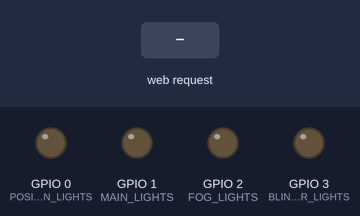
Simulated run of this sketch. Board: ESP8266 (NodeMCU). Parts: output pins drawn as LEDs (lit = HIGH). The test bench sets the inputs (shaded band). Storage starts empty.

Above: at 1.3 s.
1.4 s: HTTP request GET /on?id=1 received
At 2.5 s:
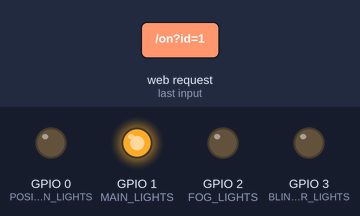
2.9 s: HTTP request GET /on?id=0 received
At 3.6 s:
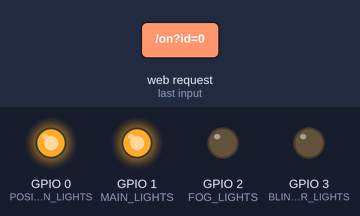
4.4 s: HTTP request GET /off?id=1 received
At 4.7 s:
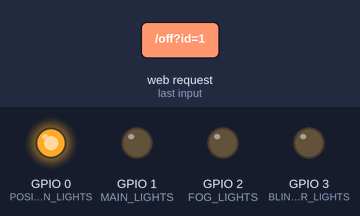
5.9 s: HTTP request GET /off?id=0 received
At 7.1 s:
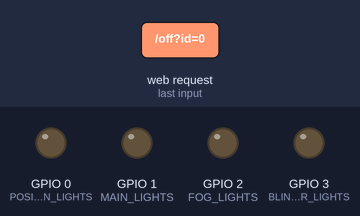
Timing chart, 0 to 8.4 s (numbered marks = the images above; inputs shaded):
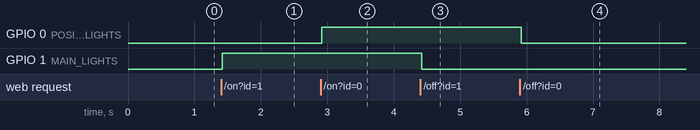

Measured:
- after the input at 1.4 s, GPIO 1 (MAIN_LIGHTS): LOW → HIGH at once
- after the input at 2.9 s, GPIO 0 (POSITION_LIGHTS): LOW → HIGH at once
- after the input at 4.4 s, GPIO 1 (MAIN_LIGHTS): HIGH → LOW at once
- after the input at 5.9 s, GPIO 0 (POSITION_LIGHTS): HIGH → LOW at once

The sketch:

esp01_gordini.ino
```cpp
#include <ESP8266WiFi.h>
#include "ESPAsyncTCP.h"
#include "ESPAsyncWebServer.h"
#include <FS.h>

#define DEBUG false

//GPIO output
#define POSITION_LIGHTS 0
#define MAIN_LIGHTS 1
#define FOG_LIGHTS 2
#define BLINKER_LIGHTS 3

IPAddress ip(192,168,0,1);
IPAddress gw(192,168,0,1);
IPAddress subnet(255,255,255,0);

AsyncWebServer server(80);

unsigned long latestTime = 0;
boolean blinkerActive = false;
int blinkerState = LOW;

void log(String log) {
  if (DEBUG) {
    Serial.println(log);
  }
}

void initSpiffs() {
  log("Init SPIFFS");
  if(!SPIFFS.begin()){
     log("Error occurred while mounting SPIFFS");
     return;
  }
}

void initGpio() {
  log("Init GPIO");

  pinMode(POSITION_LIGHTS, OUTPUT);
  pinMode(MAIN_LIGHTS, OUTPUT);
  pinMode(FOG_LIGHTS, OUTPUT);
  pinMode(BLINKER_LIGHTS, OUTPUT);

  digitalWrite(POSITION_LIGHTS, LOW);
  digitalWrite(MAIN_LIGHTS, LOW);
  digitalWrite(FOG_LIGHTS, LOW);
  digitalWrite(BLINKER_LIGHTS, LOW);
}

void initWifi() {
  log("Init Wifi");
  log("Setting soft-AP ... ");

  if(WiFi.softAP("esp-gordini")) {
    log("AP Wifi ready!");
  } else {
    log("AP Wifi failed!");
  }
  WiFi.softAPConfig(ip, gw, subnet);
  delay(100);
}

void initWebServer() {
  log("Init Web server");
  server.on("/on", HTTP_GET, [](AsyncWebServerRequest *request){
    handleOn(request);
  });
  server.on("/off", HTTP_GET, [](AsyncWebServerRequest *request){
    handleOff(request);
  });
  server.onNotFound([](AsyncWebServerRequest *request){
    loadFromSpiffs(request->url(), request);
  });

  server.begin();
  log("HTTP server started");
}

void setup() {
  if (DEBUG) {
    Serial.begin(115200);
  }
  log("");

  initSpiffs();
  initWifi();
  initWebServer();
  if (!DEBUG) {
     initGpio();
  }

  latestTime = millis();
}

void loop() {
  unsigned long currentTime = millis();

  log("blink active: " + String(blinkerActive));
  //delay(1000);

  if (blinkerActive == true) {
    log("diff: " + String(currentTime-latestTime));
    if (currentTime-latestTime >= 750) {
      latestTime = currentTime;
      blinkerState = !blinkerState;
      log("blink state: " + String(blinkerState));
      if (!DEBUG) {
        digitalWrite(BLINKER_LIGHTS, blinkerState);
      }
    }
  } else {
    if (!blinkerState) {
      digitalWrite(BLINKER_LIGHTS, LOW);
    }
  }
}

void loadFromSpiffs(String path, AsyncWebServerRequest *request) {
  String dataType = "text/plain";
  if (path.endsWith("/")) {
    path += "index.html";
  }

  if (path.endsWith(".html") || path.endsWith(".htm")){
    dataType = "text/html";
  }
  else if (path.endsWith(".css")) {
    dataType = "text/css";
  }
  else if (path.endsWith(".js")) {
    dataType = "application/javascript";
  }
  else if (path.endsWith(".png")) {
    dataType = "image/png";
  }
  else if (path.endsWith(".jpg")) {
    dataType = "image/jpeg";
  }
  /*
  else if (path.endsWith(".gif")) dataType = "image/gif";
  else if (path.endsWith(".ico")) dataType = "image/x-icon";
  else if (path.endsWith(".xml")) dataType = "text/xml";
  else if (path.endsWith(".pdf")) dataType = "application/pdf";
  else if (path.endsWith(".zip")) dataType = "application/zip";
  */

  request->send(SPIFFS, path, dataType);
}

void handleOn(AsyncWebServerRequest *request) {
  String id = request->getParam("id")->value();
  log("ON:" + id);
  led(id.toInt(), HIGH);
}

void handleOff(AsyncWebServerRequest *request) {
  String id = request->getParam("id")->value();
  log("OFF:" + id);
  led(id.toInt(), LOW);
}

void led(int gpio, int state) {
  if (gpio<0 || gpio>3 ) {
    log("Invalid gpio number:" + gpio);
  } else {
    if (gpio == BLINKER_LIGHTS) {
      blinkerState = state;
      if (state == HIGH) {
        blinkerActive = true;
      } else if (state == LOW) {
        blinkerActive = false;
      }
    }

    if (!DEBUG && gpio!=BLINKER_LIGHTS) {
      digitalWrite(gpio, state);
    }
  }
}
```
